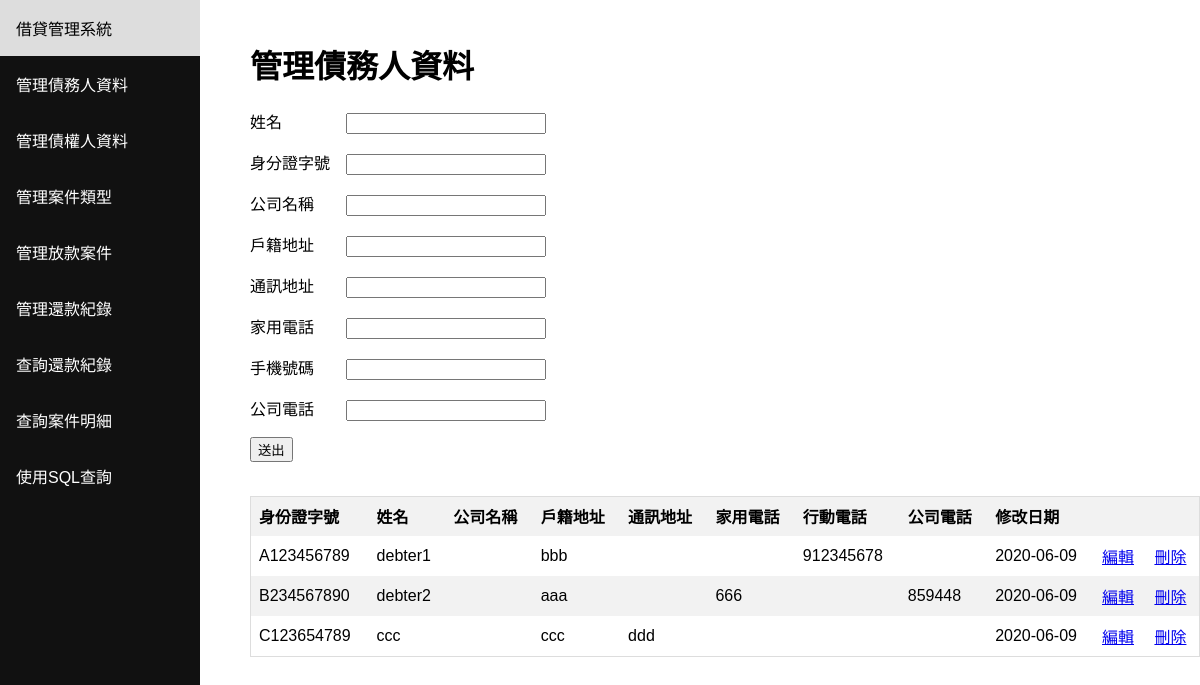
The app's page /debter with its own data.
### tables this page shows
CREATE TABLE "DEBTER" (
	`ID`	TEXT NOT NULL UNIQUE,
	`Name`	TEXT NOT NULL,
	`CompanyName`	TEXT,
	`ResidenceAddress`	TEXT NOT NULL,
	`MailingAddress`	TEXT,
	`TelPhoneNumber`	INTEGER,
	`MobilePhoneNumber`	INTEGER,
	`CompanyPhoneNumber`	TEXT,
	`EditDate`	TEXT NOT NULL,
	PRIMARY KEY(`ID`)
);

### main.py (the view)
@app.route('/debter', methods=['GET', 'POST'])
def debter():
    if request.method == 'POST':
        edit_data('DEBTER')
    table = get_query("select * from DEBTER;")
    return render_template(
                'debter.html',
                columns=['身份證字號','姓名','公司名稱','戶籍地址','通訊地址','家用電話','行動電話','公司電話','修改日期'],
                table=table
            )

### main.py (called while the page is built)
def get_query(query):
    conn = sqlite3.connect('database.db')
    conn.row_factory = sqlite3.Row
    cur = conn.cursor()
    exe = cur.execute(query)
    rows = cur.fetchall()
    conn.close()
    output = []
    for row in rows:
        temp = dict(row)
        output.append(list(temp.values()))
    return output

### templates/debter.html (shortened to what this page needs)
<html><header><title>Layout</title></header><body><div class="sidenav"><a href="/">借貸管理系統</a><a href="/debter">管理債務人資料</a><a href="/creditor">管理債權人資料</a><a href="/project_type">管理案件類型</a><a href="/project">管理放款案件</a><a href="/period">管理還款紀錄</a><a href="/repayment_record">查詢還款紀錄</a><a href="/">查詢案件明細</a><a href="/sql">使用SQL查詢</a></div><div class="content"><h1>管理債務人資料</h1><form method="POST" action=""><div>{% if edit %}<p>姓名　　　　<input name="Name" style="width:200px" value="{{ data[0] }}"/></p><p>身分證字號　<input name="ID" style="width:200px" value="{{ data[1] }}"/></p><p>公司名稱　　<input name="CompanyName" style="width:200px" value="{{ data[2] }}"/></p><p>戶籍地址　　<input name="ResidenceAddress" style="width:200px" value="{{ data[3] }}"/></p><p>通訊地址　　<input name="MailingAddress" style="width:200px" value="{{ data[4] }}"/></p><p>家用電話　　<input name="TelPhoneNumber" type="tel" style="width:200px" value="{{ data[5] }}"/></p><p>手機號碼　　<input name="MobilePhoneNumber" style="width:200px" value="{{ data[6] }}"/></p><p>公司電話　　<input name="CompanyPhoneNumber" type="tel" style="width:200px" value="{{ data[7] }}"/></p>{% else %}<p>姓名　　　　<input name="Name" style="width:200px"/></p><p>身分證字號　<input name="ID" style="width:200px"/></p><p>公司名稱　　<input name="CompanyName" style="width:200px"/></p><p>戶籍地址　　<input name="ResidenceAddress" style="width:200px"/></p><p>通訊地址　　<input name="MailingAddress" style="width:200px"/></p><p>家用電話　　<input name="TelPhoneNumber" type="tel" style="width:200px"/></p><p>手機號碼　　<input name="MobilePhoneNumber" style="width:200px"/></p><p>公司電話　　<input name="CompanyPhoneNumber" type="tel" style="width:200px"/></p>{% endif %}<p><input type="submit" value="送出"/></p></div><br/><div style="overflow-x:auto;"><table><thead><tr></tr>{% for column in columns %}<th>{{ column }}</th>{% endfor %}<th></th><th></th></thead><tbody>{% for row in table %}<tr>{% for item in row %}<td>{{ item }}</td>{% endfor %}<td><a href="/debter/edit/{{ row[0] }}">編輯</a></td><td><a href="/debter/delete/{{ row[0] }}">刪除</a></td></tr>{% endfor %}</tbody></table></div></form></div></body></html>

### templates/debter.html (style rules this page uses)
* { box-sizing: border-box; }
body { margin: 0; font-family: Arial, Helvetica, sans-serif; }
.sidenav { height: 100%; width: 200px; position: fixed; z-index: 1; top: 0; left: 0; background-color: #111; overflow-x: hidden; }
.sidenav a { color: white; padding: 16px; text-decoration: none; display: block; }
.content { margin-left: 200px; padding-left: 50px; padding-top: 20px; }
table { border-collapse: collapse; border-spacing: 0; width: 100%; border: 1px solid #ddd; }
th, td { text-align: left; padding: 8px; }
tr:nth-child(even) { background-color: #f2f2f2 }

### records on screen
DEBTER: ID "A123456789", Name "debter1", ResidenceAddress "bbb", MobilePhoneNumber "912345678", EditDate "2020-06-09"
DEBTER: ID "B234567890", Name "debter2", ResidenceAddress "aaa", TelPhoneNumber "666", CompanyPhoneNumber "859448", EditDate "2020-06-09"
DEBTER: ID "C123654789", Name "ccc", ResidenceAddress "ccc", MailingAddress "ddd", EditDate "2020-06-09"

### other values on screen
{{ column }} "身份證字號" "姓名" "公司名稱" "戶籍地址" "通訊地址" "家用電話" "行動電話" "公司電話" "修改日期"
